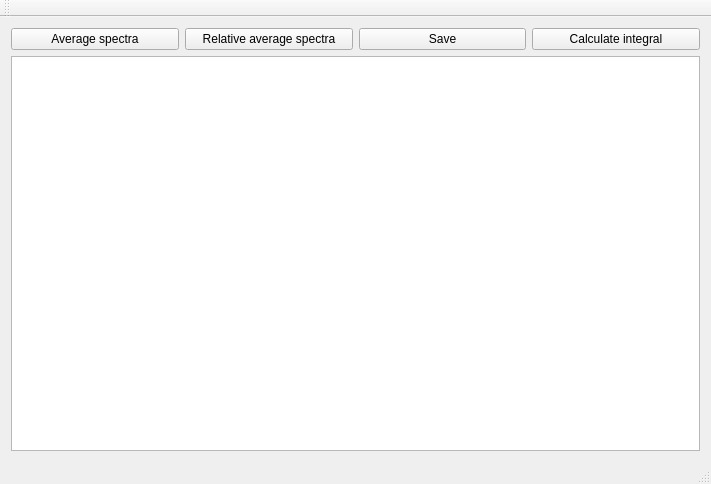
<?xml version="1.0" encoding="UTF-8"?>
<ui version="4.0">
 <class>MainWindow</class>
 <widget class="QMainWindow" name="MainWindow">
  <property name="geometry">
   <rect>
    <x>0</x>
    <y>0</y>
    <width>711</width>
    <height>484</height>
   </rect>
  </property>
  <property name="windowTitle">
   <string>MainWindow</string>
  </property>
  <widget class="QWidget" name="centralWidget">
   <layout class="QGridLayout" name="gridLayout_2">
    <item row="0" column="0">
     <widget class="QPushButton" name="pushButton">
      <property name="text">
       <string>Average spectra</string>
      </property>
     </widget>
    </item>
    <item row="0" column="2">
     <widget class="QPushButton" name="pushButton_2">
      <property name="text">
       <string>Save</string>
      </property>
     </widget>
    </item>
    <item row="0" column="1">
     <widget class="QPushButton" name="pushButton_3">
      <property name="text">
       <string>Relative average spectra</string>
      </property>
     </widget>
    </item>
    <item row="0" column="3">
     <widget class="QPushButton" name="pushButton_4">
      <property name="text">
       <string>Calculate integral</string>
      </property>
     </widget>
    </item>
    <item row="1" column="0" colspan="4">
     <widget class="QListWidget" name="listWidget"/>
    </item>
   </layout>
  </widget>
  <widget class="QMenuBar" name="menuBar">
   <property name="geometry">
    <rect>
     <x>0</x>
     <y>0</y>
     <width>711</width>
     <height>22</height>
    </rect>
   </property>
  </widget>
  <widget class="QToolBar" name="mainToolBar">
   <attribute name="toolBarArea">
    <enum>TopToolBarArea</enum>
   </attribute>
   <attribute name="toolBarBreak">
    <bool>false</bool>
   </attribute>
  </widget>
  <widget class="QStatusBar" name="statusBar"/>
 </widget>
 <layoutdefault spacing="6" margin="11"/>
 <resources/>
 <connections/>
</ui>
